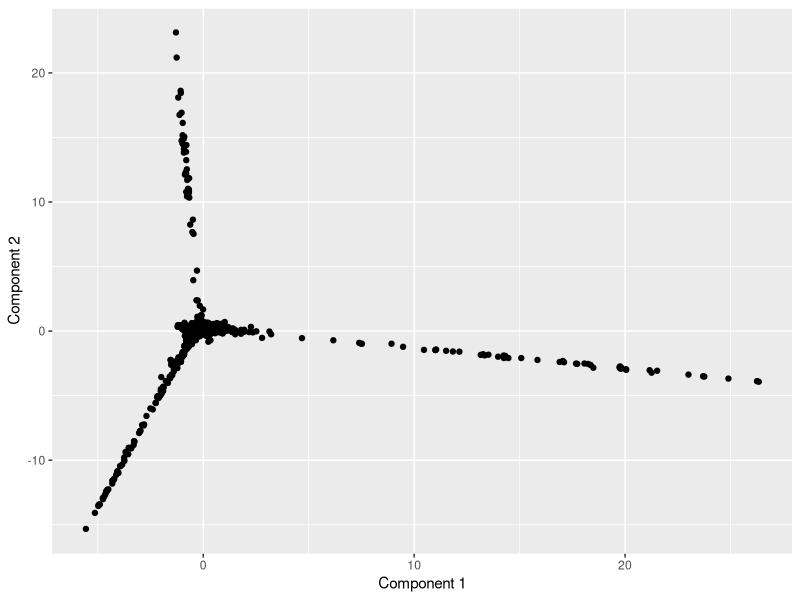
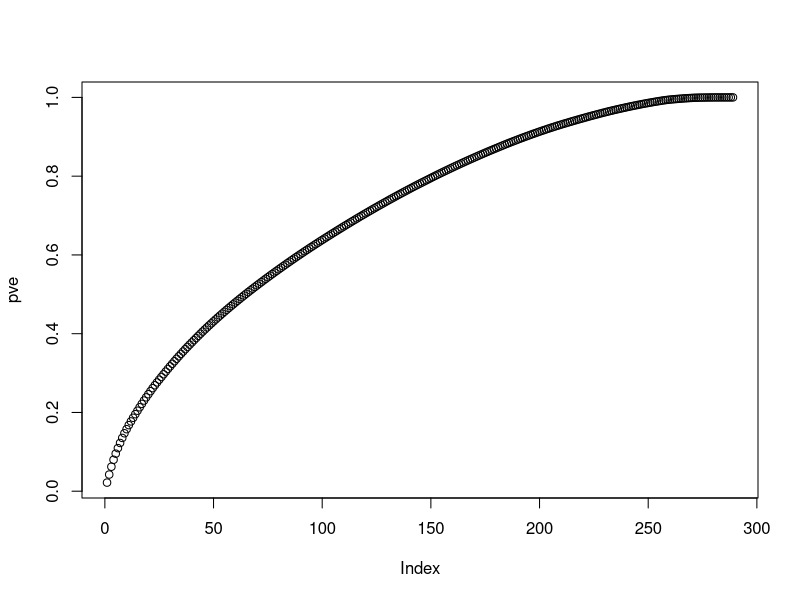

These figures' R source, in order: (Note: a time limit stopped this script after it produced the figures.)
## ---- chunk 1
knitr::opts_chunk$set(echo = TRUE)
## ---- chunk 2
library(glmnet)
## ---- chunk 3
test.documents = read.csv("../data/ReutersC50/test_documents.csv", header = TRUE, row.names = 1)
test.bigrams = read.csv("../data/ReutersC50/test_bigrams.csv", header = TRUE, row.names = 1)

train.documents = read.csv("../data/ReutersC50/train_documents.csv", header = TRUE, row.names = 1)
train.bigrams = read.csv("../data/ReutersC50/train_bigrams.csv", header = TRUE, row.names = 1)
## ---- chunk 4
Z = train.bigrams/rowSums(train.bigrams)
Z = na.omit(Z)
## ---- chunk 5
pc2 = prcomp(Z, scale=TRUE, rank=5)
loadings = pc2$rotation
scores = pc2$x
## ---- chunk 6
library(ggplot2)
qplot(scores[,1], scores[,2], xlab='Component 1', ylab='Component 2')
## ---- chunk 7
N = nrow(train.bigrams)
D = ncol(train.bigrams)

#remove 0 row sums
train.bigrams = train.bigrams[rowSums(train.bigrams) != 0,]
train.documents = train.documents[row.names(train.bigrams),]
#remove 0 col sums
train.bigrams = train.bigrams[,colSums(train.bigrams) != 0]

# TF weights
TF_mat = train.bigrams/rowSums(train.bigrams)
# IDF weights
IDF_vec = log(1 + N/colSums(train.bigrams > 0))
# TF-IDF weights:
# use sweep to multiply the columns (margin = 2) by the IDF weights
TFIDF_mat = sweep(TF_mat, MARGIN=2, STATS=IDF_vec, FUN="*")  
## ---- chunk 8
# PCA on the TF-IDF weights
pca = prcomp(TFIDF_mat, scale=TRUE)
pve = summary(pca)$importance[3,]
plot(pve)  # not much of an elbow
## ---- chunk 9
X = pca$x[,1:100]
y = {train.documents$author}
## ---- chunk 10
out1 = cv.glmnet(X, y, family='multinomial', type.measure="class")
## ---- chunk 11
cat('Training Accuracy = ', 1- min(out1$cvm))
## ---- chunk 12
# Choose lambda to minimize CV error
lambda_hat = out1$lambda.min
## ---- chunk 13
lambda_hat
## ---- chunk 14
#this should havea lambda arguement
glm1 = glmnet(X, y, family='multinomial')
## ---- chunk 15
N = nrow(test.bigrams)
D = ncol(test.bigrams)

#remove 0 row sums
test.bigrams = test.bigrams[rowSums(test.bigrams) != 0,]
test.documents = test.documents[row.names(test.bigrams),]
#remove 0 col sums
test.bigrams = test.bigrams[,colSums(test.bigrams) != 0]

# TF weights
TF_mat = test.bigrams/rowSums(test.bigrams)
# IDF weights
IDF_vec = log(1 + N/colSums(test.bigrams > 0))
# TF-IDF weights:
# use sweep to multiply the columns (margin = 2) by the IDF weights
TFIDF_mat = sweep(TF_mat, MARGIN=2, STATS=IDF_vec, FUN="*")  

# PCA on the TF-IDF weights
pca = prcomp(TFIDF_mat, scale=TRUE)
pve = summary(pca)$importance[3,]
plot(pve)  # not much of an elbow

Xtest = pca$x[,1:100]
ytest = {test.documents$author}


## ---- chunk 16
pred_author <- predict(glm1, newx = Xtest,type = 'response')
## ---- chunk 17
summary(glm1$lambda)
